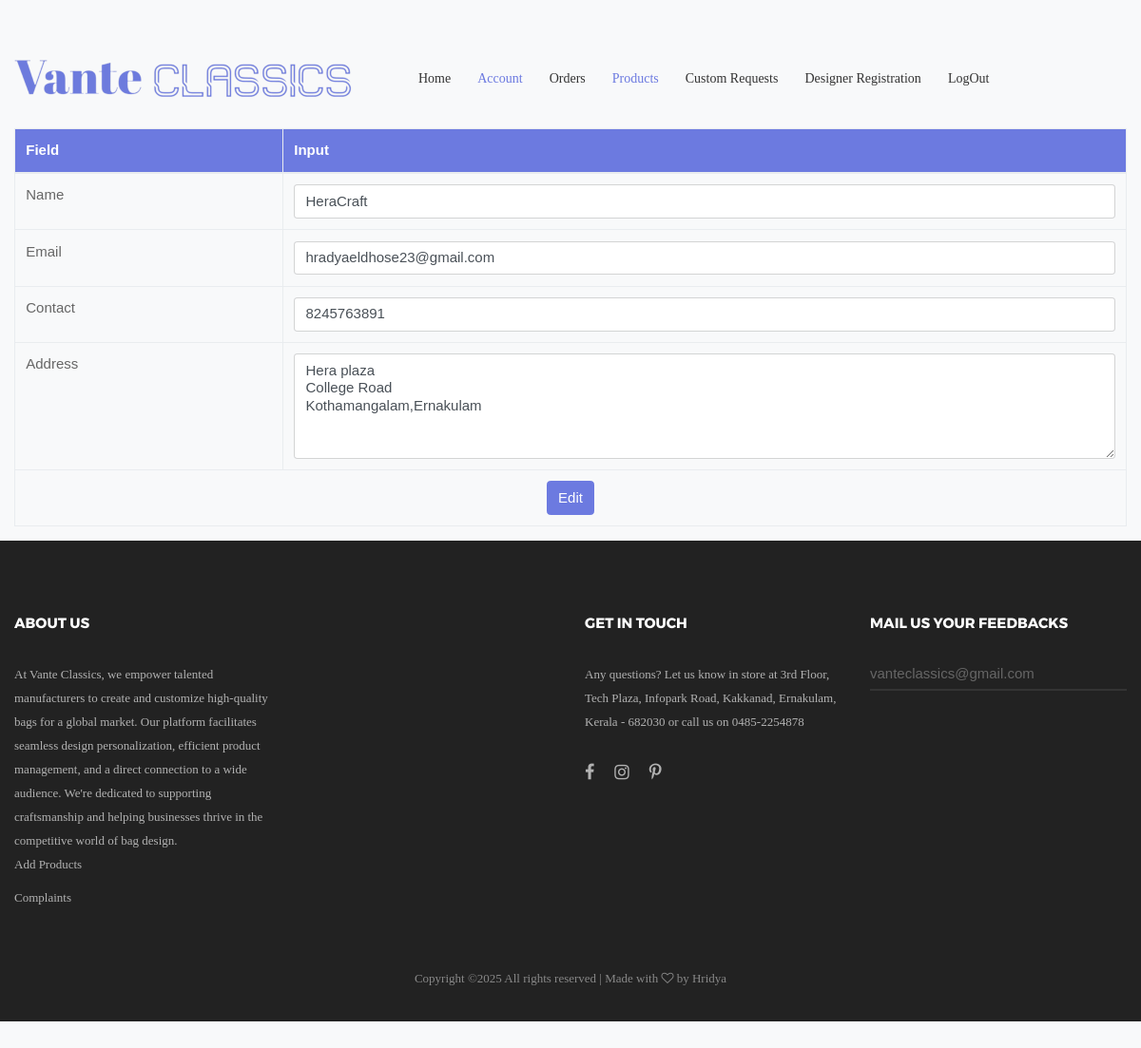
Screenshot of /PROJECT/Manufacturer/EditProfile.php (signed in) with the database file from the repository.
### tables this page shows
CREATE TABLE `tbl_manufacturer` (
  `manufacturer_id` int(11) NOT NULL,
  `manufacturer_name` varchar(50) NOT NULL,
  `manufacturer_vstatus` int(11) NOT NULL DEFAULT 0,
  `manufacturer_email` varchar(30) NOT NULL,
  `manufacturer_password` varchar(10) NOT NULL,
  `manufacturer_address` varchar(120) NOT NULL,
  `manufacturer_logo` varchar(100) NOT NULL,
  `manufacturer_proof` varchar(100) NOT NULL,
  `manufacturer_doj` varchar(10) NOT NULL,
  `manufacturer_contact` varchar(10) NOT NULL,
  `place_id` int(11) NOT NULL
);

### PROJECT/Manufacturer/EditProfile.php (the view, shortened to what this page needs)
<?php
include("../Assets/Connection/connection.php");
include("Head.php");
$SelQry="select * from tbl_manufacturer where manufacturer_id=".$_SESSION['mid'];
$result=$Con->query($SelQry);
$row=$result->fetch_assoc();
		?>
<!DOCTYPE html PUBLIC "-//W3C//DTD XHTML 1.0 Transitional//EN" "http://www.w3.org/TR/xhtml1/DTD/xhtml1-transitional.dtd">
<html xmlns="http://www.w3.org/1999/xhtml">
<head>
</head>
<body>
  <div class="container mt-5">
    <form id="form1" name="form1" method="post" action="">
      <table class="table table-bordered">
        <thead>
          <tr>
            <th>Field</th>
            <th>Input</th>
          </tr>
        </thead>
        <tbody>
          <tr>
            <td>Name</td>
            <td>
              <input required type="text" name="txt_name"
                     title="Name Allows Only Alphabets, Spaces and First Letter Must Be Capital Letter"
                     pattern="^[A-Z]+[a-zA-Z ]*$"
                     id="txt_name"
                     class="form-control"
                     value="<?php echo $row['manufacturer_name'];?>" />
            </td>
          </tr>
          <tr>
            <td>Email</td>
            <td>
              <input required type="email" name="txt_email" id="txt_email"
                     class="form-control"
                     value="<?php echo $row['manufacturer_email'];?>" />
            </td>
          </tr>
          <tr>
            <td>Contact</td>
            <td>
              <input required type="text" name="txt_contact" id="txt_contact"
                     class="form-control"
                     value="<?php echo $row['manufacturer_contact'];?>" />
            </td>
          </tr>
          <tr>
            <td>Address</td>
            <td>
              <textarea required name="txt_address" id="txt_address"
                        class="form-control" rows="5"><?php echo $row['manufacturer_address'];?></textarea>
            </td>
          </tr>
          <tr>
            <td colspan="2" class="text-center">
              <input type="submit" name="btn_edit" id="btn_edit" value="Edit"
                     class="btn btn-primary" />
            </td>
          </tr>
        </tbody>
      </table>
    </form>
  </div>
</body>
</html>
<?php
include("Foot.php");
?>

### PROJECT/ASSETS/Templates/Main/css/main.css (style rules this page uses)
.container { max-width: 1380px; }
@media (max-width: 1600px) { .container { max-width: 1200px; } }

### PROJECT/Manufacturer/EditProfile.php (style rules this page uses)
body { background-color: #f8f9fa; }
.table th { background-color: #6c7ae0; color: white; }
.btn-primary { background-color: #6c7ae0; border-color: #6c7ae0; }

### rows the page displays
tbl_manufacturer: txt_name "HeraCraft", txt_email "hradyaeldhose23@gmail.com", txt_contact "8245763891", txt_address "Hera plaza College Road Kothamangalam,Ernakulam"
